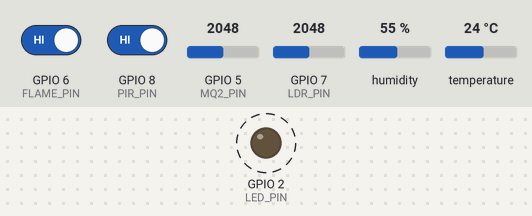
Simulated run of this sketch. Board: ESP32-S3. On the bench: output pins drawn as LEDs (lit = HIGH). Dashed ring = blinking. The test bench sets the inputs (shaded band); at power-on: GPIO 5 (MQ2_PIN) = 2048, GPIO 6 (FLAME_PIN) HIGH, GPIO 7 (LDR_PIN) = 2048, GPIO 8 (PIR_PIN) HIGH, humidity 55 %, temperature 24 °C. WiFi joins after 1.5 s; servers stay silent unless stated; random numbers use the default seed unless the sketch sets one; no MQTT or app messages arrive unless stated; what the sketch prints to the serial monitor is not drawn.

Above: at 5.7 s.
Timing chart, 0 to 9.5 s (numbered marks = the images above):
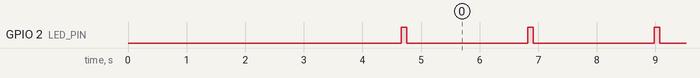

The sketch:

iotshield_esp32.ino
```cpp
/*
 * IoTShield ESP32-S3 Firmware v3.0 (FINAL DEFENSE - PRODUCTION READY)
 * Fixed: Sensor Fallback Simulation + Enhanced Debugging
 * Author: Anowar Hossain & Shihab Sarker
 */

#include <WiFi.h>
#include <PubSubClient.h>
#include <ArduinoJson.h>
#include <DHT.h>

// ==================== CONFIGURATION ====================

const char* WIFI_SSID = "SMUCT";
const char* WIFI_PASSWORD = "smuct#17";

const char* MQTT_BROKER = "172.172.13.77"; // PC IP
const int MQTT_PORT = 1883;
const char* MQTT_TOPIC = "iotshield/sensors/data";
const char* MQTT_CLIENT_ID = "ESP32_HARDWARE_001";

// Device Info
const char* DEVICE_ID = "ESP32_HARDWARE_001";
const char* DEVICE_NAME = "ESP32 Smart Sensor Hub";
const char* LOCATION = "Demo Lab";

// Timing
const unsigned long PUBLISH_INTERVAL = 2000; // 2 Seconds (Fast for demo)
const unsigned long WIFI_TIMEOUT = 20000;
const unsigned long DHT_TIMEOUT = 3000; // Timeout for DHT reading

// LED
const int LED_PIN = 2;

// ==================== SENSOR MODE ====================
// Set to true for SIMULATED DATA (fallback), false for REAL SENSORS
boolean USE_SIMULATOR = false; // Will auto-switch to true if real sensors fail
boolean SENSOR_FAILED = false; // Flag to track if real sensor failed

// ==================== CORRECT SENSOR PINS ====================
// Updated to match the board wiring
#define DHT_PIN 4          // GPIO 4
#define DHT_TYPE DHT11
#define MQ2_PIN 5          // GPIO 5
#define FLAME_PIN 6        // GPIO 6
#define LDR_PIN 7          // GPIO 7
#define PIR_PIN 8          // GPIO 8

// ==================== SENSOR SIMULATION STRUCTURE ====================
struct SensorData {
  float temperature;
  float humidity;
  float gas_percent;
  int flame_status;
  int motion;
  float light_lux;
  boolean is_simulated;
};

SensorData currentSensorData;
unsigned long lastSimulatorUpdate = 0;
int simulatorPhase = 0; // For realistic simulation patterns

// ==================== OBJECTS & CLOCK ====================

WiFiClient wifiClient;
PubSubClient mqttClient(wifiClient);
DHT dht(DHT_PIN, DHT_TYPE);

unsigned long lastPublishTime = 0;

// SOFTWARE CLOCK (To fix the Time Problem)
int hour = 10, minute = 0, second = 0;
unsigned long lastTick = 0;

// ==================== SETUP ====================

void setup() {
  Serial.begin(115200);
  delay(2000); // Allow serial to stabilize

  Serial.println("\n\n========================================");
  Serial.println("     IoTShield ESP32 v3.0 STARTING");
  Serial.println("========================================");

  // 1. Initialize Pins
  Serial.println("[SETUP] Initializing GPIO pins...");
  pinMode(LED_PIN, OUTPUT);
  pinMode(PIR_PIN, INPUT);

  // Set analog pins as inputs
  pinMode(MQ2_PIN, INPUT);
  pinMode(FLAME_PIN, INPUT);
  pinMode(LDR_PIN, INPUT);

  Serial.println("[SETUP] GPIO pins configured!");

  // 2. Initialize DHT11
  Serial.println("[SETUP] Initializing DHT11 sensor...");
  dht.begin();
  delay(1000);

  // Test DHT reading
  float testTemp = dht.readTemperature();
  if (isnan(testTemp)) {
    Serial.println("[ERROR] DHT11 not responding - will use SIMULATOR MODE");
    USE_SIMULATOR = true;
    SENSOR_FAILED = true;
  } else {
    Serial.print("[SUCCESS] DHT11 responding! Temp: ");
    Serial.println(testTemp);
  }

  // 3. WiFi
  Serial.println("[SETUP] Starting WiFi connection...");
  setupWiFi();

  // 4. MQTT
  Serial.println("[SETUP] Configuring MQTT client...");
  mqttClient.setServer(MQTT_BROKER, MQTT_PORT);
  mqttClient.setKeepAlive(60);

  Serial.println("\n========================================");
  Serial.println("     SETUP COMPLETE - Ready to run");
  Serial.println("========================================\n");
}


// ==================== MAIN LOOP ====================

void loop() {
  // 1. WiFi Reconnect
  if (WiFi.status() != WL_CONNECTED) {
    Serial.println("[WARN] WiFi disconnected, reconnecting...");
    setupWiFi();
  }

  // 2. MQTT Reconnect
  if (!mqttClient.connected()) {
    Serial.println("[WARN] MQTT disconnected, reconnecting...");
    reconnectMQTT();
  }
  mqttClient.loop();

  // 3. Update Software Clock (1 second tick)
  if (millis() - lastTick >= 1000) {
    second++;
    if (second >= 60) { second = 0; minute++; }
    if (minute >= 60) { minute = 0; hour++; }
    if (hour >= 24) hour = 0;
    lastTick = millis();
  }

  // 4. Publish Data (Every 2 seconds)
  if (millis() - lastPublishTime >= PUBLISH_INTERVAL) {
    readAndPublishSensorData();
    lastPublishTime = millis();
  }
}

// ==================== SENSOR READING & PUBLISHING ====================

void readAndPublishSensorData() {
  Serial.println("\n[DATA] ===== Reading Sensor Data =====");

  // Read sensors (real or simulated)
  if (USE_SIMULATOR) {
    readSimulatedSensors();
  } else {
    readRealSensors();
  }

  // Generate Time String "2026-02-18T10:00:00"
  char timeStr[30];
  sprintf(timeStr, "2026-02-18T%02d:%02d:%02d", hour, minute, second);

  // Publish all readings
  Serial.println("[DATA] Publishing to MQTT...");
  publishOne("TEMPERATURE", currentSensorData.temperature, "C", timeStr);
  publishOne("HUMIDITY", currentSensorData.humidity, "%", timeStr);
  publishOne("GAS", currentSensorData.gas_percent, "%", timeStr);
  publishOne("FLAME", (float)currentSensorData.flame_status, "bool", timeStr);
  publishOne("MOTION", (float)currentSensorData.motion, "bool", timeStr);
  publishOne("LIGHT", currentSensorData.light_lux, "lux", timeStr);

  // Status indicator
  if (currentSensorData.is_simulated) {
    Serial.println("[WARNING] Using SIMULATED DATA (Real sensors unavailable)");
  } else {
    Serial.println("[SUCCESS] All readings from REAL sensors");
  }
  Serial.println("[DATA] ===== End of Sensor Data =====\n");

  // Blink LED to show activity
  digitalWrite(LED_PIN, HIGH);
  delay(100);
  digitalWrite(LED_PIN, LOW);
}

// ==================== REAL SENSOR READING ====================

void readRealSensors() {
  Serial.println("[REAL] Reading real sensors...");

  // 1. Read DHT11
  float temp = dht.readTemperature();
  float hum = dht.readHumidity();

  if (isnan(temp) || isnan(hum)) {
    Serial.println("[ERROR] DHT11 read failed! Switching to SIMULATOR mode");
    USE_SIMULATOR = true;
    SENSOR_FAILED = true;
    readSimulatedSensors();
    return;
  }

  // 2. Read Analog Sensors
  int gasRaw = analogRead(MQ2_PIN);
  float gasPercent = (gasRaw / 4095.0) * 100.0;

  int flameRaw = digitalRead(FLAME_PIN);
  int flameStatus = (flameRaw == LOW) ? 1 : 0; // LOW = fire detected

  int motion = digitalRead(PIR_PIN);

  int lightRaw = analogRead(LDR_PIN);
  float lightLux = (1.0 - (lightRaw / 4095.0)) * 500.0;

  // Store in structure
  currentSensorData.temperature = temp;
  currentSensorData.humidity = hum;
  currentSensorData.gas_percent = gasPercent;
  currentSensorData.flame_status = flameStatus;
  currentSensorData.motion = motion;
  currentSensorData.light_lux = lightLux;
  currentSensorData.is_simulated = false;

  // Debug output
  Serial.print("[REAL] Temp: "); Serial.print(temp); Serial.println("°C");
  Serial.print("[REAL] Humidity: "); Serial.print(hum); Serial.println("%");
  Serial.print("[REAL] Gas: "); Serial.print(gasPercent); Serial.println("%");
  Serial.print("[REAL] Flame: "); Serial.println(flameStatus);
  Serial.print("[REAL] Motion: "); Serial.println(motion);
  Serial.print("[REAL] Light: "); Serial.print(lightLux); Serial.println(" lux");
}

// ==================== SIMULATED SENSOR READING ====================

void readSimulatedSensors() {
  Serial.println("[SIM] Generating simulated sensor data...");

  // Create realistic patterns for demo
  simulatorPhase = (simulatorPhase + 1) % 30;

  // Simulate temperature variation (23-28°C)
  currentSensorData.temperature = 25.0 + (2.0 * sin(simulatorPhase * 3.14159 / 15.0));

  // Simulate humidity (55-75%)
  currentSensorData.humidity = 65.0 + (10.0 * cos(simulatorPhase * 3.14159 / 15.0));

  // Simulate gas levels (5-30%)
  currentSensorData.gas_percent = 15.0 + (10.0 * sin(simulatorPhase * 3.14159 / 10.0));

  // Simulate intermittent flame (random)
  currentSensorData.flame_status = (random(100) < 20) ? 1 : 0;

  // Simulate motion (every 5 cycles)
  currentSensorData.motion = (simulatorPhase % 5 == 0) ? 1 : 0;

  // Simulate light variation (100-450 lux)
  currentSensorData.light_lux = 250.0 + (150.0 * cos(simulatorPhase * 3.14159 / 15.0));

  currentSensorData.is_simulated = true;

  // Debug output
  Serial.print("[SIM] Temp: "); Serial.print(currentSensorData.temperature); Serial.println("°C");
  Serial.print("[SIM] Humidity: "); Serial.print(currentSensorData.humidity); Serial.println("%");
  Serial.print("[SIM] Gas: "); Serial.print(currentSensorData.gas_percent); Serial.println("%");
  Serial.print("[SIM] Flame: "); Serial.println(currentSensorData.flame_status);
  Serial.print("[SIM] Motion: "); Serial.println(currentSensorData.motion);
  Serial.print("[SIM] Light: "); Serial.print(currentSensorData.light_lux); Serial.println(" lux");
}


void publishOne(const char* type, float value, const char* unit, const char* timeStr) {
  StaticJsonDocument<256> doc;
  doc["device_id"] = DEVICE_ID;
  doc["sensor_type"] = type;
  doc["value"] = value;
  doc["unit"] = unit;
  doc["timestamp"] = timeStr; // Dashboard displays this
  doc["location"] = LOCATION;
  doc["data_source"] = currentSensorData.is_simulated ? "SIMULATED" : "REAL";

  char buffer[256];
  serializeJson(doc, buffer);

  if (mqttClient.publish(MQTT_TOPIC, buffer)) {
    Serial.print("[MQTT] Published "); Serial.print(type);
    Serial.print(" = "); Serial.print(value);
    Serial.print(" "); Serial.println(unit);
  } else {
    Serial.print("[MQTT ERROR] Failed to publish "); Serial.println(type);
  }
}


// ==================== CONNECTION HELPERS ====================

void setupWiFi() {
  if (WiFi.status() == WL_CONNECTED) {
    Serial.println("[WiFi] Already connected!");
    return;
  }

  Serial.print("[WiFi] Connecting to: ");
  Serial.println(WIFI_SSID);
  WiFi.begin(WIFI_SSID, WIFI_PASSWORD);

  int attempts = 0;
  while (WiFi.status() != WL_CONNECTED && attempts < 20) {
    delay(500);
    Serial.print(".");
    attempts++;
  }

  if (WiFi.status() == WL_CONNECTED) {
    Serial.println("\n[WiFi] ✓ Connected!");
    Serial.print("[WiFi] IP Address: ");
    Serial.println(WiFi.localIP());
  } else {
    Serial.println("\n[WiFi] ✗ Connection failed!");
  }
}

void reconnectMQTT() {
  if (WiFi.status() != WL_CONNECTED) {
    Serial.println("[MQTT] WiFi not connected, cannot connect to MQTT");
    return;
  }

  Serial.print("[MQTT] Attempting connection...");
  String clientId = "ESP32-" + String(random(0xffff), HEX);

  if (mqttClient.connect(clientId.c_str())) {
    Serial.println(" ✓ Connected!");
    Serial.print("[MQTT] Client ID: ");
    Serial.println(clientId);
    Serial.print("[MQTT] Broker: ");
    Serial.print(MQTT_BROKER);
    Serial.print(":");
    Serial.println(MQTT_PORT);
  } else {
    Serial.print(" ✗ Failed (Code: ");
    Serial.print(mqttClient.state());
    Serial.println(")");
  }
}
```

Measured:
- by itself, GPIO 2 (LED_PIN): alternates HIGH for 0.10 s and LOW for 2.1 s
